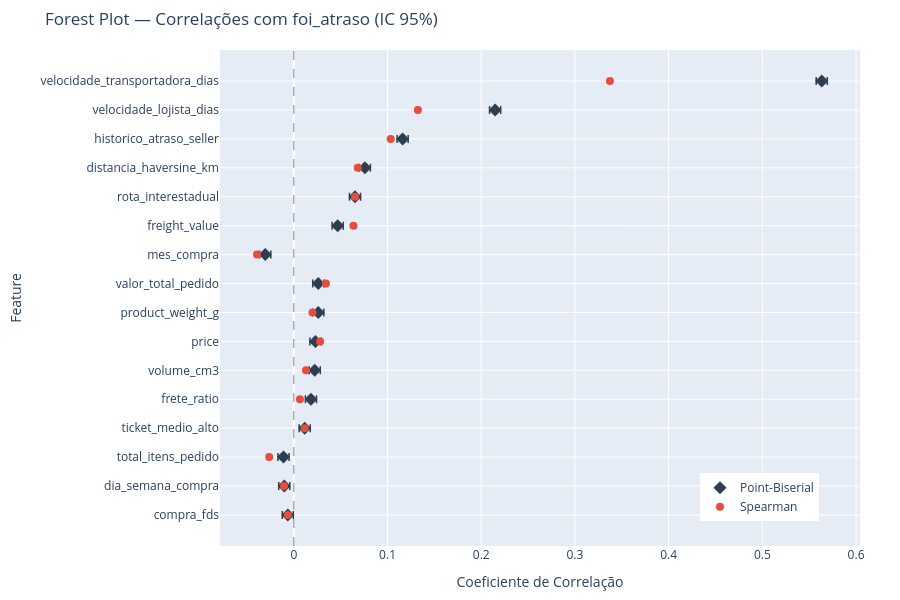

The cell this chart's notebook holds for it:
### Markdown cell above
---
## Seção 9 — Forest Plot (Comparação Visual de Todos os Métodos)
O Forest Plot mostra o coeficiente de correlação de cada variável com
seu intervalo de confiança. É o gráfico clássico de estatística para
comparar múltiplas variáveis de uma só vez.

### Code cell
banner(9, "FOREST PLOT — COMPARACAO VISUAL")

# Montar DataFrame consolidado com Pearson + Spearman + Point-Biserial
df_consolidado = df_pb[['Feature', 'PointBiserial']].merge(
    df_spearman[['Feature', 'Spearman']], on='Feature', how='left'
)

# Calcular intervalo de confiança aproximado (IC 95% ~ ± 1.96/sqrt(n))
n_obs = len(df)
ic_95 = 1.96 / np.sqrt(n_obs)

df_consolidado['IC_lower_PB'] = df_consolidado['PointBiserial'] - ic_95
df_consolidado['IC_upper_PB'] = df_consolidado['PointBiserial'] + ic_95
df_consolidado = df_consolidado.sort_values('PointBiserial', key=abs, ascending=True)

# Forest Plot com go.Scatter (pontos + linhas de erro)
fig_forest = go.Figure()

# Ponto central (Point-Biserial)
fig_forest.add_trace(go.Scatter(
    x=df_consolidado['PointBiserial'],
    y=df_consolidado['Feature'],
    mode='markers',
    marker=dict(size=10, color='#2c3e50', symbol='diamond'),
    name='Point-Biserial',
    error_x=dict(
        type='data',
        symmetric=False,
        array=(df_consolidado['IC_upper_PB'] - df_consolidado['PointBiserial']).tolist(),
        arrayminus=(df_consolidado['PointBiserial'] - df_consolidado['IC_lower_PB']).tolist(),
        color='#2c3e50', thickness=1.5
    )
))

# Spearman (pontos secundarios)
fig_forest.add_trace(go.Scatter(
    x=df_consolidado['Spearman'],
    y=df_consolidado['Feature'],
    mode='markers',
    marker=dict(size=8, color='#e74c3c', symbol='circle'),
    name='Spearman'
))

# Linha de referencia no zero
fig_forest.add_vline(x=0, line_dash="dash", line_color="gray", line_width=1)

fig_forest.update_layout(
    title='Forest Plot — Correlações com foi_atraso (IC 95%)',
    xaxis_title='Coeficiente de Correlação',
    yaxis_title='Feature',
    height=600, width=900,
    font=dict(size=12),
    legend=dict(x=0.75, y=0.05),
    margin=dict(l=220, r=40, t=50, b=50)
)
fig_forest.show()

### Figure 1 — Plotly figure (JSON) as saved in the notebook; plotly's stock layout.template omitted (floating-point values rounded to 4 significant figures)
{"data": [{"error_x": {"array": [0.005919, 0.005919, 0.005919, 0.005919, 0.005919, 0.005919, 0.005919, 0.005919, 0.005919, 0.005919, 0.005919, 0.005919, 0.005919, 0.005919, 0.005919, 0.005919], "arrayminus": [0.005919, 0.005919, 0.005919, 0.005919, 0.005919, 0.005919, 0.005919, 0.005919, 0.005919, 0.005919, 0.005919, 0.005919, 0.005919, 0.005919, 0.005919, 0.005919], "color": "#2c3e50", "symmetric": false, "thickness": 1.5, "type": "data"}, "marker": {"color": "#2c3e50", "size": 10, "symbol": "diamond"}, "mode": "markers", "name": "Point-Biserial", "type": "scatter", "x": [-0.0064, -0.0102, -0.011, 0.0116, 0.0183, 0.0223, 0.0231, 0.0261, 0.0261, -0.0305, 0.0468, 0.0653, 0.0758, 0.1161, 0.2148, 0.5634], "y": ["compra_fds", "dia_semana_compra", "total_itens_pedido", "ticket_medio_alto", "frete_ratio", "volume_cm3", "price", "product_weight_g", "valor_total_pedido", "mes_compra", "freight_value", "rota_interestadual", "distancia_haversine_km", "historico_atraso_seller", "velocidade_lojista_dias", "velocidade_transportadora_dias"]}, {"marker": {"color": "#e74c3c", "size": 8, "symbol": "circle"}, "mode": "markers", "name": "Spearman", "type": "scatter", "x": [-0.0064, -0.0105, -0.0263, 0.0116, 0.0065, 0.013, 0.0281, 0.0199, 0.0343, -0.0393, 0.0636, 0.0653, 0.0682, 0.1034, 0.1324, 0.3373], "y": ["compra_fds", "dia_semana_compra", "total_itens_pedido", "ticket_medio_alto", "frete_ratio", "volume_cm3", "price", "product_weight_g", "valor_total_pedido", "mes_compra", "freight_value", "rota_interestadual", "distancia_haversine_km", "historico_atraso_seller", "velocidade_lojista_dias", "velocidade_transportadora_dias"]}], "layout": {"font": {"size": 12}, "height": 600, "legend": {"x": 0.75, "y": 0.05}, "margin": {"b": 50, "l": 220, "r": 40, "t": 50}, "shapes": [{"line": {"color": "gray", "dash": "dash", "width": 1}, "type": "line", "x0": 0, "x1": 0, "xref": "x", "y0": 0, "y1": 1, "yref": "y domain"}], "title": {"text": "Forest Plot — Correlações com foi_atraso (IC 95%)"}, "width": 900, "xaxis": {"title": {"text": "Coeficiente de Correlação"}}, "yaxis": {"title": {"text": "Feature"}}}}
